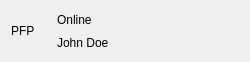
<?xml version="1.0" encoding="UTF-8"?>
<ui version="4.0">
 <class>useItemWidget</class>
 <widget class="QWidget" name="useItemWidget">
  <property name="geometry">
   <rect>
    <x>0</x>
    <y>0</y>
    <width>250</width>
    <height>60</height>
   </rect>
  </property>
  <property name="windowTitle">
   <string>Form</string>
  </property>
  <layout class="QHBoxLayout" name="horizontalLayout" stretch="0,8">
   <item>
    <widget class="QLabel" name="avatarLabel">
     <property name="minimumSize">
      <size>
       <width>40</width>
       <height>40</height>
      </size>
     </property>
     <property name="maximumSize">
      <size>
       <width>40</width>
       <height>40</height>
      </size>
     </property>
     <property name="text">
      <string>PFP</string>
     </property>
    </widget>
   </item>
   <item>
    <layout class="QVBoxLayout" name="verticalLayout">
     <item>
      <widget class="QLabel" name="statusLabel">
       <property name="text">
        <string>Online</string>
       </property>
      </widget>
     </item>
     <item>
      <widget class="QLabel" name="nameLabel">
       <property name="text">
        <string>John Doe</string>
       </property>
      </widget>
     </item>
    </layout>
   </item>
  </layout>
 </widget>
 <resources/>
 <connections/>
</ui>
